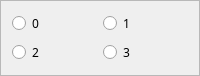
                    <widget class="QFrame" name="frame_28">
                     <property name="maximumSize">
                      <size>
                       <width>372</width>
                       <height>63</height>
                      </size>
                     </property>
                     <property name="frameShape">
                      <enum>QFrame::StyledPanel</enum>
                     </property>
                     <property name="frameShadow">
                      <enum>QFrame::Raised</enum>
                     </property>
                     <layout class="QGridLayout" name="gridLayout_33">
                      <item row="0" column="0">
                       <widget class="QRadioButton" name="twentyfive_zero">
                        <property name="font">
                         <font>
                          <family>Yu Gothic UI Light</family>
                          <pointsize>9</pointsize>
                         </font>
                        </property>
                        <property name="text">
                         <string>0</string>
                        </property>
                       </widget>
                      </item>
                      <item row="0" column="1">
                       <widget class="QRadioButton" name="twentyfive_one">
                        <property name="font">
                         <font>
                          <family>Yu Gothic UI Light</family>
                          <pointsize>9</pointsize>
                         </font>
                        </property>
                        <property name="text">
                         <string>1</string>
                        </property>
                       </widget>
                      </item>
                      <item row="1" column="0">
                       <widget class="QRadioButton" name="twentyfive_two">
                        <property name="font">
                         <font>
                          <family>Yu Gothic UI Light</family>
                          <pointsize>9</pointsize>
                         </font>
                        </property>
                        <property name="text">
                         <string>2</string>
                        </property>
                       </widget>
                      </item>
                      <item row="1" column="1">
                       <widget class="QRadioButton" name="twentyfive_three">
                        <property name="font">
                         <font>
                          <family>Yu Gothic UI Light</family>
                          <pointsize>9</pointsize>
                         </font>
                        </property>
                        <property name="text">
                         <string>3</string>
                        </property>
                       </widget>
                      </item>
                     </layout>
                    </widget>
